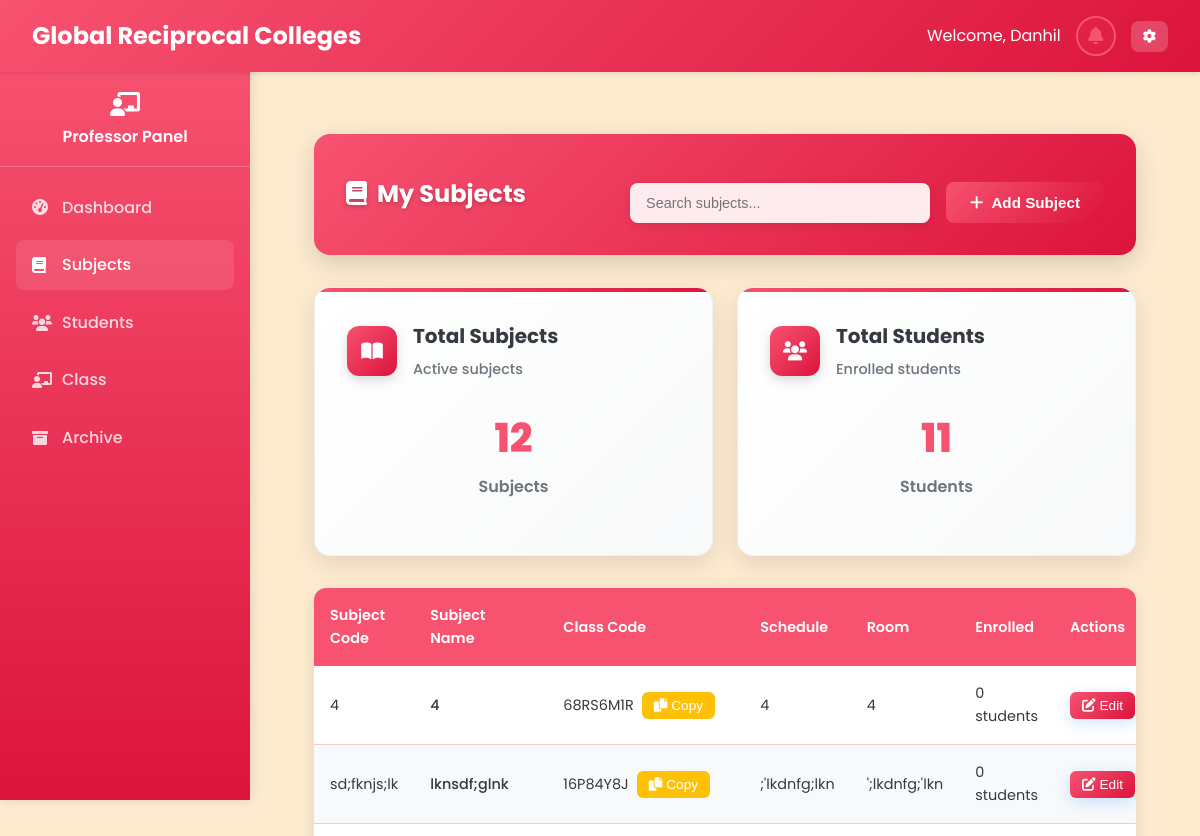
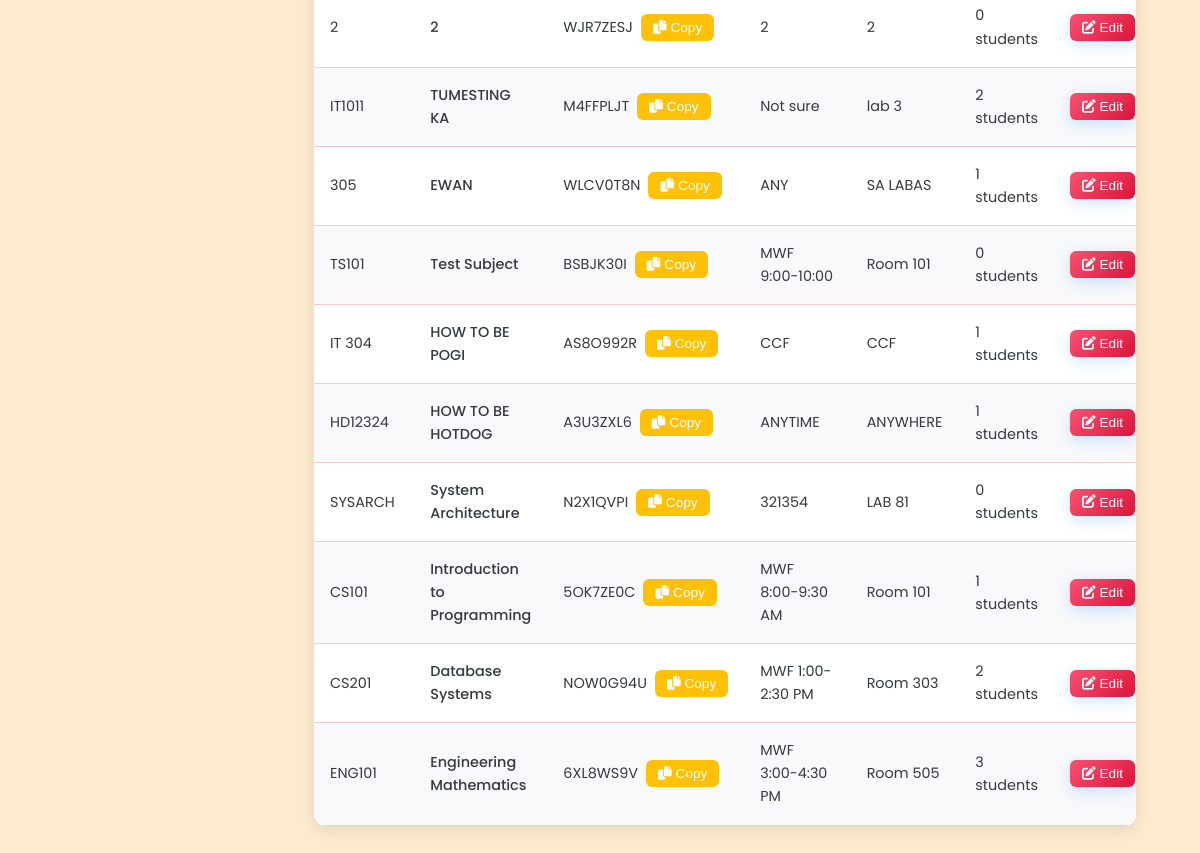
Page /Professor/manage_subjects.php (signed in) on the earlier database version (2 pictures, top to bottom).
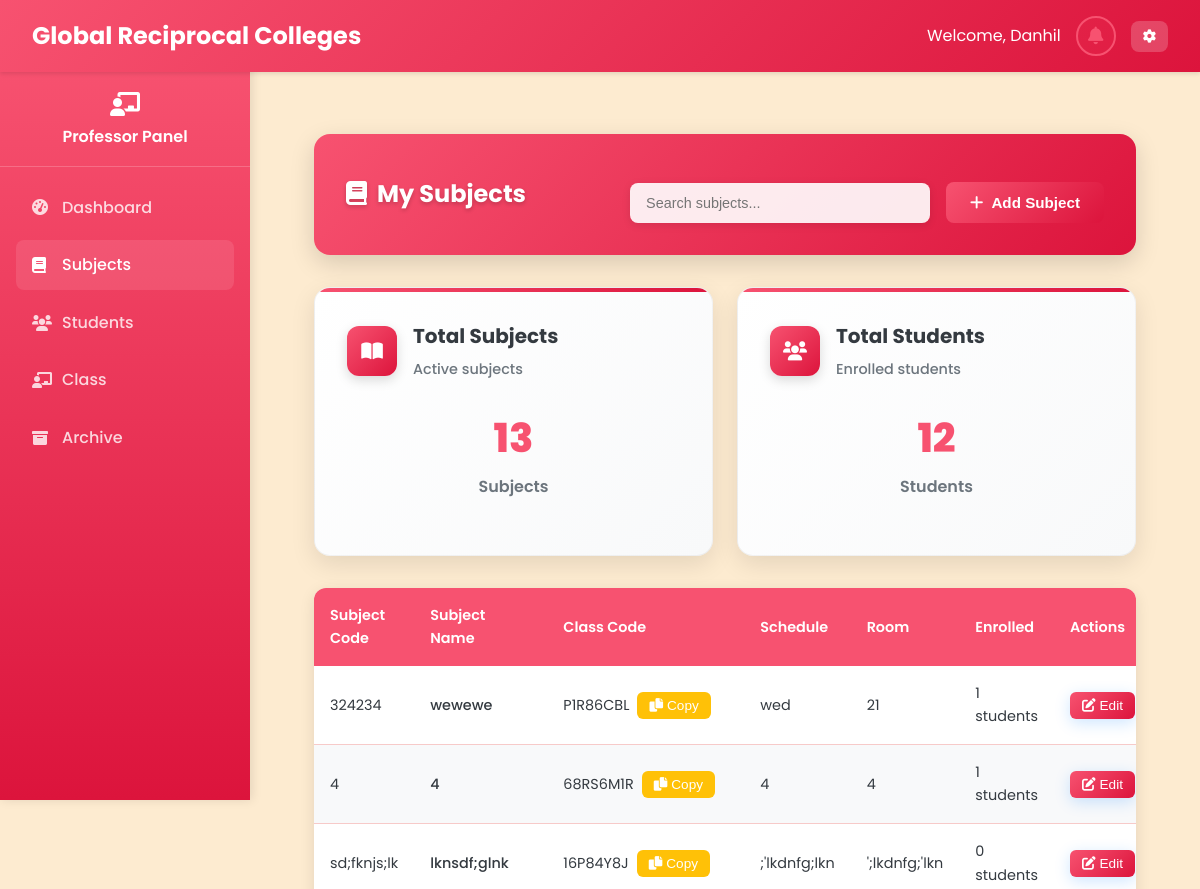
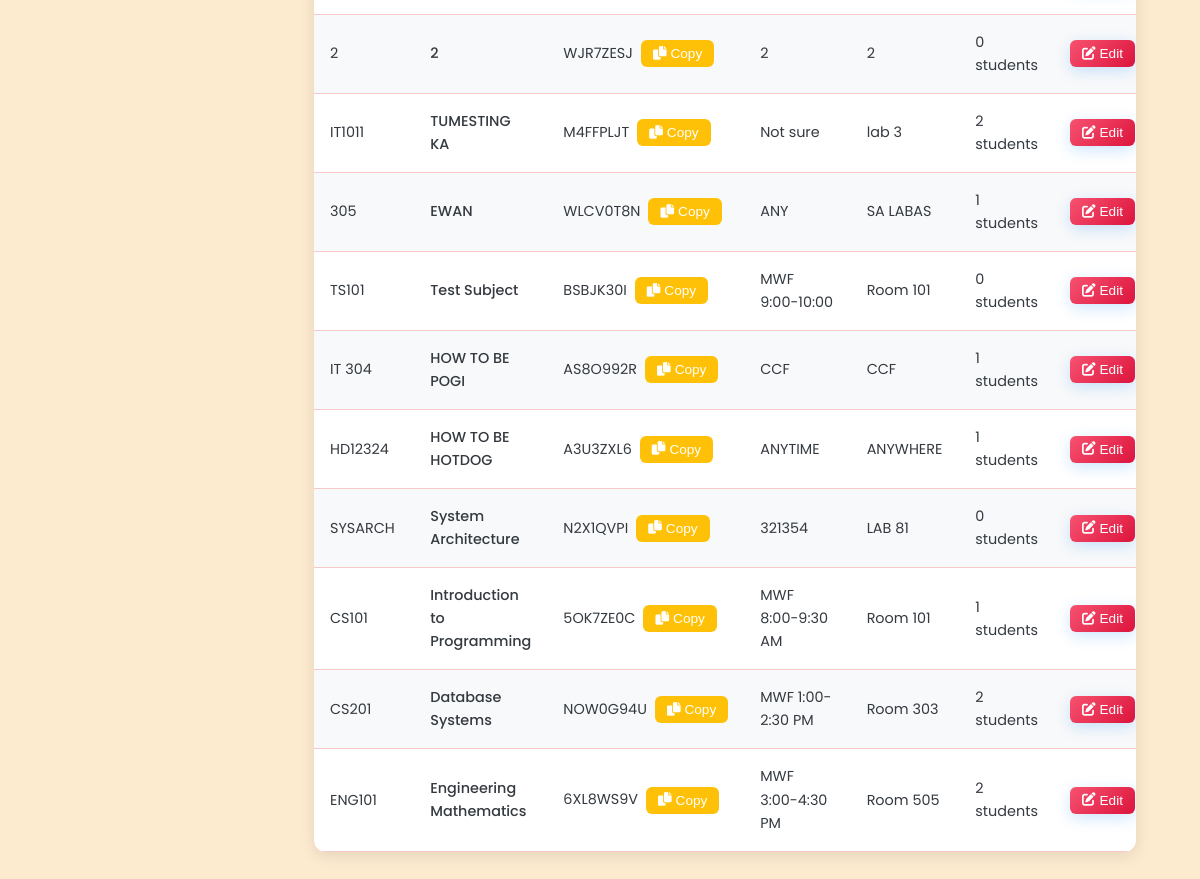
Same page on the later database version (2 pictures, top to bottom).
### tables this page shows
CREATE TABLE `classes` (
  `class_id` varchar(20) NOT NULL,
  `class_name` varchar(100) NOT NULL,
  `class_code` varchar(20) NOT NULL,
  `subject_id` varchar(20) DEFAULT NULL,
  `professor_id` varchar(20) DEFAULT NULL,
  `schedule` varchar(100) DEFAULT NULL,
  `room` varchar(50) DEFAULT NULL,
  `created_at` datetime NOT NULL,
  `updated_at` datetime NOT NULL,
  `section` varchar(10) DEFAULT NULL,
  `semester_id` int(11) DEFAULT NULL,
  `status` enum('active','archived') DEFAULT 'active',
  `school_year_semester_id` int(11) DEFAULT NULL
);

CREATE TABLE `subjects` (
  `subject_id` varchar(20) NOT NULL,
  `subject_name` varchar(100) NOT NULL,
  `subject_code` varchar(20) NOT NULL,
  `description` text DEFAULT NULL,
  `credits` int(11) NOT NULL,
  `duration_id` int(11) DEFAULT NULL,
  `created_at` datetime NOT NULL,
  `updated_at` datetime NOT NULL,
  `semester_id` int(11) DEFAULT NULL
);

### Professor/manage_subjects.php (the view, shortened to what this page needs)
<?php
require_once '../php/db.php';
$professor_id = $_SESSION['user_id'];
$query = "SELECT s.*, s.duration_id, c.class_code, c.schedule, c.room, sys.school_year, sys.semester
          FROM subjects s
          JOIN classes c ON s.subject_id = c.subject_id
          JOIN school_year_semester sys ON c.school_year_semester_id = sys.id
          WHERE c.professor_id = ? AND c.status = 'active'
          ORDER BY s.created_at DESC";
$stmt = $pdo->prepare($query);
$stmt->execute([$professor_id]);
$subjects = $stmt->fetchAll();
$enrollment_counts = [];
foreach ($subjects as $subject) {
    $stmt = $pdo->prepare("SELECT COUNT(*) as count FROM student_classes sc
                          JOIN classes c ON sc.class_id = c.class_id
                          WHERE c.subject_id = ?");
    $stmt->execute([$subject['subject_id']]);
    $enrollment_counts[$subject['subject_id']] = $stmt->fetch()['count'];
}
?>
<!DOCTYPE html>
<html lang="en">
<head>
    <link rel="stylesheet" href="../css/styles_fixed.css">
    <link rel="stylesheet" href="https://cdnjs.cloudflare.com/ajax/libs/font-awesome/6.0.0/css/all.min.css">
</head>
<body>
    <?php include '../includes/navbar_professor.php'; ?>
    <?php include '../includes/sidebar_professor.php'; ?>
    <main class="main-content">
        <div class="dashboard-container">
            <div class="table-header-enhanced">
                <h2 class="table-title-enhanced"><i class="fas fa-book" style="margin-right: 10px;"></i>My Subjects</h2>
                <div class="table-actions-enhanced">
                    <input type="text" id="searchInput" class="search-input-enhanced" placeholder="Search subjects..." onkeyup="filterSubjects()">
                    <button class="stat-primary-btn" onclick="openModal('addSubjectModal')">
                        <i class="fas fa-plus"></i> Add Subject
                    </button>
                </div>
            </div>
            <div class="stats-grid">
                <div class="stat-card-enhanced">
                    <div class="stat-header-enhanced">
                        <div class="stat-icon-enhanced">
                            <i class="fas fa-book-open"></i>
                        </div>
                        <div class="stat-info-enhanced">
                            <h3 class="stat-title-enhanced">Total Subjects</h3>
                            <span class="stat-subtitle-enhanced">Active subjects</span>
                        </div>
                    </div>
                    <div class="stat-metrics-enhanced">
                        <div class="stat-main-metric">
                            <div class="stat-value-enhanced"><?php echo count($subjects); ?></div>
                            <div class="stat-label-enhanced">Subjects</div>
                        </div>
                    </div>
                </div>
                <div class="stat-card-enhanced">
                    <div class="stat-header-enhanced">
                        <div class="stat-icon-enhanced">
                            <i class="fas fa-users"></i>
                        </div>
                        <div class="stat-info-enhanced">
                            <h3 class="stat-title-enhanced">Total Students</h3>
                            <span class="stat-subtitle-enhanced">Enrolled students</span>
                        </div>
                    </div>
                    <div class="stat-metrics-enhanced">
                        <div class="stat-main-metric">
                            <div class="stat-value-enhanced"><?php echo array_sum($enrollment_counts); ?></div>
                            <div class="stat-label-enhanced">Students</div>
                        </div>
                    </div>
                </div>
            </div>
            <div class="table-container-enhanced">
                <table class="table-enhanced">
                    <thead>
                        <tr>
                            <th class="mobile-hidden">Subject Code</th>
                            <th>Subject Name</th>
                            <th>Class Code</th>
                            <th class="mobile-hidden">Schedule</th>
                            <th class="mobile-hidden">Room</th>
                            <th class="mobile-hidden">Enrolled</th>
                            <th class="mobile-hidden">Actions</th>
                        </tr>
                    </thead>
                    <tbody>
                        <?php foreach ($subjects as $subject): ?>
                        <tr>
                            <td class="mobile-hidden"><?php echo $subject['subject_code']; ?></td>
                            <td>
                                <a href="javascript:void(0)" onclick="viewSubjectDetails('<?php echo $subject['subject_id']; ?>')" class="subject-link">
                                    <?php echo $subject['subject_name']; ?>
                                </a>
                            </td>
                            <td>
                                <div class="class-code-display">
                                    <span><?php echo $subject['class_code']; ?></span>
                                    <button class="btn-sm-enhanced btn-warning-enhanced" onclick="regenerateCode('<?php echo $subject['class_code']; ?>')">
                                        <i class="fas fa-copy"></i> Copy
                                    </button>
                                </div>
                            </td>
                            <td class="mobile-hidden"><?php echo $subject['schedule']; ?></td>
                            <td class="mobile-hidden"><?php echo $subject['room']; ?></td>
                            <td class="mobile-hidden"><?php echo $enrollment_counts[$subject['subject_id']] ?? 0; ?> students</td>
                            <td class="mobile-hidden">
                                <div class="action-buttons">
                                    <button class="btn-sm-enhanced btn-primary-enhanced" onclick="editSubject(<?php echo htmlspecialchars(json_encode($subject)); ?>)">
                                        <i class="fas fa-edit"></i> Edit
                                    </button>
                                </div>
                            </td>
                        </tr>
                        <?php endforeach; ?>
                    </tbody>
                </table>
            </div>
        </div>
    </main>
</body>
</html>

### includes/navbar_professor.php (shortened to what this page needs)
<nav class="navbar">
    <div class="navbar-brand">
        <span class="navbar-title">Global Reciprocal Colleges</span>
    </div>
    <div class="navbar-user">
    <?php
    $prof_name = '';
    if (isset($professor) && is_array($professor) && isset($professor['first_name'])) {
        $prof_name = $professor['first_name'] . ' ' . $professor['last_name'];
    } else {
        $prof_name = ($_SESSION['first_name'] ?? '') . ' ' . ($_SESSION['last_name'] ?? '');
    }
    ?>
    <span class="welcome-text">Welcome, <span class="full-name"><?php echo htmlspecialchars($prof_name); ?></span></span>
        <button type="button" class="notification-btn" onclick="openNotificationModal()" title="Notifications" style="position: relative;">
            <i class="fas fa-bell" aria-hidden="true"></i>
        </button>
        <div class="user-dropdown">
            <button type="button" class="dropdown-toggle" aria-haspopup="true" aria-expanded="false">
                <i class="fas fa-cog" aria-hidden="true"></i>
            </button>
        </div>
    </div>
</nav>

### includes/sidebar_professor.php (shortened to what this page needs)
<div class="professor-sidebar">
    <div class="sidebar-header">
        <i class="fas fa-chalkboard-teacher"></i>
        <span>Professor Panel</span>
    </div>
    <nav class="sidebar-nav">
        <?php $current_page = basename($_SERVER['PHP_SELF']); ?>
        <a href="professor_dashboard.php" class="nav-item <?php echo ($current_page == 'professor_dashboard.php') ? 'active' : ''; ?>">
            <i class="fas fa-tachometer-alt"></i>
            <span>Dashboard</span>
        </a>
        <a href="manage_subjects.php" class="nav-item <?php echo ($current_page == 'manage_subjects.php') ? 'active' : ''; ?>">
            <i class="fas fa-book"></i>
            <span>Subjects</span>
        </a>
        <a href="manage_students.php" class="nav-item <?php echo ($current_page == 'manage_students.php') ? 'active' : ''; ?>">
            <i class="fas fa-users"></i>
            <span>Students</span>
        </a>
        <a href="professor_manage_schedule.php" class="nav-item <?php echo ($current_page == 'professor_manage_schedule.php') ? 'active' : ''; ?>">
            <i class="fas fa-chalkboard-teacher"></i>
            <span>Class</span>
        </a>
        <a href="archive.php" class="nav-item <?php echo ($current_page == 'archive.php') ? 'active' : ''; ?>">
            <i class="fas fa-archive"></i>
            <span>Archive</span>
        </a>
    </nav>
</div>

### css/styles_fixed.css (style rules this page uses)
:root { --primary: #F75270; --primary-dark: #DC143C; --primary-light: #F7CAC9; --secondary: #F75270; --accent: #F7CAC9; --light: #FDEBD0; --dark: #343a40; --gray: #6c757d; --light-gray: #F7CAC9; --success: #F7CAC9; --warning: #FDEBD0; --danger: #DC143C; --info: #F75270; }
* { margin: 0; padding: 0; box-sizing: border-box; }
body { font-family: 'Poppins', sans-serif; background-color: var(--light); color: var(--dark); line-height: 1.6; }
.navbar { background: linear-gradient(135deg, var(--primary) 0%, var(--primary-dark) 100%); color: white; padding: 1rem 2rem; display: flex; justify-content: space-between; align-items: center; box-shadow: 0 2px 10px rgba(0, 0, 0, 0.1); position: sticky; top: 0; z-index: 1000; }
.main-content { margin-top: 70px; padding: 2rem; min-height: calc(100vh - 70px); background: var(--light); transition: margin-left 0.3s ease; }
.navbar-brand { font-size: 1.5rem; font-weight: 700; display: flex; align-items: center; gap: 10px; }
.navbar-title { display: block; }
.navbar-user { display: flex; align-items: center; gap: 15px; }
.notification-btn { background: rgba(255, 255, 255, 0.2); border: none; color: white; padding: 8px 12px; border-radius: 8px; cursor: pointer; transition: background-color 0.3s ease; position: relative; font-size: 1.1rem; }
.notification-btn .fa-bell { font-size: 1.1rem; }
.user-dropdown { position: relative; }
.dropdown-toggle { background: rgba(255, 255, 255, 0.2); border: none; color: white; padding: 8px 12px; border-radius: 8px; cursor: pointer; transition: background-color 0.3s ease; }
.main-content { margin-left: 250px; margin-top: 70px; padding: 2rem; min-height: calc(100vh - 70px); background: var(--light); transition: margin-left 0.3s ease, padding 0.3s ease; }
.dashboard-container { max-width: 1200px; margin: 0 auto; padding: 2rem; }
.stats-grid { display: grid; grid-template-columns: repeat(auto-fill, minmax(350px, 1fr)); gap: 2rem; margin-bottom: 2rem; }
.stat-card-enhanced { background: linear-gradient(135deg, #ffffff 0%, #f8f9fa 100%); border-radius: 16px; padding: 2rem; box-shadow: 0 8px 25px rgba(0, 0, 0, 0.1); border: 1px solid rgba(0, 0, 0, 0.05); transition: all 0.3s ease; position: relative; overflow: hidden; }
.stat-card-enhanced::before { content: ''; position: absolute; top: 0; left: 0; right: 0; height: 4px; background: linear-gradient(90deg, var(--primary) 0%, var(--primary-dark) 100%); }
.stat-header-enhanced { display: flex; align-items: center; gap: 1rem; margin-bottom: 1.5rem; }
.stat-icon-enhanced { width: 50px; height: 50px; background: linear-gradient(135deg, var(--primary) 0%, var(--primary-dark) 100%); border-radius: 12px; display: flex; align-items: center; justify-content: center; color: white; font-size: 1.2rem; box-shadow: 0 4px 12px rgba(0, 0, 0, 0.15); }
.stat-info-enhanced { flex: 1; }
.stat-title-enhanced { font-size: 1.25rem; font-weight: 700; color: var(--dark); margin: 0 0 0.25rem 0; }
.stat-subtitle-enhanced { font-size: 0.9rem; color: var(--gray); font-weight: 500; }
.stat-metrics-enhanced { margin-bottom: 1.5rem; }
.stat-main-metric { text-align: center; margin-bottom: 1.5rem; }
.stat-value-enhanced { font-size: 2.5rem; font-weight: 800; color: var(--primary); margin-bottom: 0.25rem; }
.stat-label-enhanced { font-size: 1rem; color: var(--gray); font-weight: 600; }
.stat-primary-btn { background: linear-gradient(135deg, var(--primary) 0%, var(--primary-dark) 100%); color: white; border: none; padding: 0.75rem 1.5rem; border-radius: 8px; cursor: pointer; font-size: 0.95rem; font-weight: 600; display: inline-flex; align-items: center; gap: 0.5rem; transition: transform 0.2s, box-shadow 0.2s; }
.table-header-enhanced { background: linear-gradient(135deg, var(--primary) 0%, var(--primary-dark) 100%); padding: 2rem; border-radius: 16px; margin-bottom: 2rem; box-shadow: 0 8px 25px rgba(0, 0, 0, 0.15); display: flex; justify-content: space-between; align-items: center; }
.table-title-enhanced { color: white; font-size: 1.5rem; font-weight: 700; margin: 0; text-shadow: 0 2px 4px rgba(0, 0, 0, 0.2); }
.table-actions-enhanced { display: flex; gap: 1rem; }

Differences in the rows shown:
added classes: subject.subject_code "324234", subject.subject_name "wewewe", class_code "P1R86CBL", schedule "wed", room "21", subject.subject_id "1"
computed for classes "68RS6M1R": subject.subject_id "0" → "1"
computed for classes "6XL8WS9V": subject.subject_id "3" → "2"
Other differences:
count($subjects): "12" → "13"
array_sum($enrollment_counts): "11" → "12"
